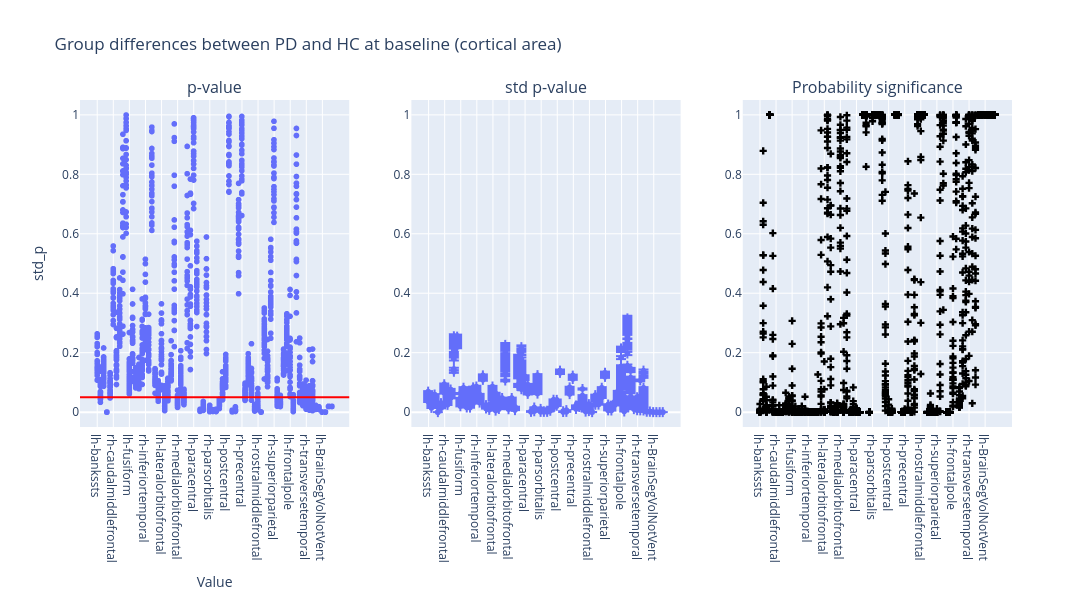

Write notebook code for a chart like this one.
### Code cell
plot_dumbbell(
    ancova_baseline_area,
    "Group differences between PD and HC at baseline (cortical area)",
)

### Figure 1 — Plotly figure (JSON) as saved in the notebook; plotly's stock layout.template omitted (floating-point values rounded to 4 significant figures; data arrays with more than 128 entries replaced by an {"elided": "..."} marker saying what was removed)
{"data": [{"hovertemplate": "region=%{x}<br>p_value=%{y}<extra></extra>", "legendgroup": "", "marker": {"color": "#636efa", "symbol": "circle"}, "mode": "markers", "name": "", "showlegend": false, "type": "scattergl", "x": {"elided": "1924 str values"}, "xaxis": "x", "y": {"elided": "1924 float values"}, "yaxis": "y"}, {"error_y": {"array": {"elided": "1924 float values"}, "arrayminus": {"elided": "1924 float values"}}, "hovertemplate": "region=%{x}<br>std_p=%{y}<extra></extra>", "legendgroup": "", "marker": {"color": "#636efa", "symbol": "circle"}, "mode": "markers", "name": "", "showlegend": false, "type": "scattergl", "x": {"elided": "1924 str values"}, "xaxis": "x2", "y": {"elided": "1924 float values"}, "yaxis": "y2"}, {"marker": {"color": "black", "symbol": "cross"}, "mode": "markers", "name": "Flip probability", "showlegend": false, "type": "scatter", "x": {"elided": "1924 str values"}, "xaxis": "x3", "y": {"elided": "1924 float values"}, "yaxis": "y3"}], "layout": {"annotations": [{"font": {"size": 16}, "showarrow": false, "text": "p-value", "x": 0.1444, "xanchor": "center", "xref": "paper", "y": 1, "yanchor": "bottom", "yref": "paper"}, {"font": {"size": 16}, "showarrow": false, "text": "std p-value", "x": 0.5, "xanchor": "center", "xref": "paper", "y": 1, "yanchor": "bottom", "yref": "paper"}, {"font": {"size": 16}, "showarrow": false, "text": "Probability significance", "x": 0.8556, "xanchor": "center", "xref": "paper", "y": 1, "yanchor": "bottom", "yref": "paper"}], "height": 600, "hovermode": "closest", "shapes": [{"line": {"color": "red", "width": 2}, "type": "line", "x0": 0, "x1": 1, "xref": "x domain", "y0": 0.05, "y1": 0.05, "yref": "y"}], "title": {"text": "Group differences between PD and HC at baseline (cortical area)"}, "width": 1400, "xaxis": {"anchor": "y", "domain": [0, 0.2889], "title": {"text": "Value"}}, "xaxis2": {"anchor": "y2", "domain": [0.3556, 0.6444]}, "xaxis3": {"anchor": "y3", "domain": [0.7111, 1]}, "yaxis": {"anchor": "x", "domain": [0, 1], "range": [-0.05, 1.05], "title": {"text": "std_p"}}, "yaxis2": {"anchor": "x2", "domain": [0, 1], "range": [-0.05, 1.05]}, "yaxis3": {"anchor": "x3", "domain": [0, 1], "range": [-0.05, 1.05]}}}
